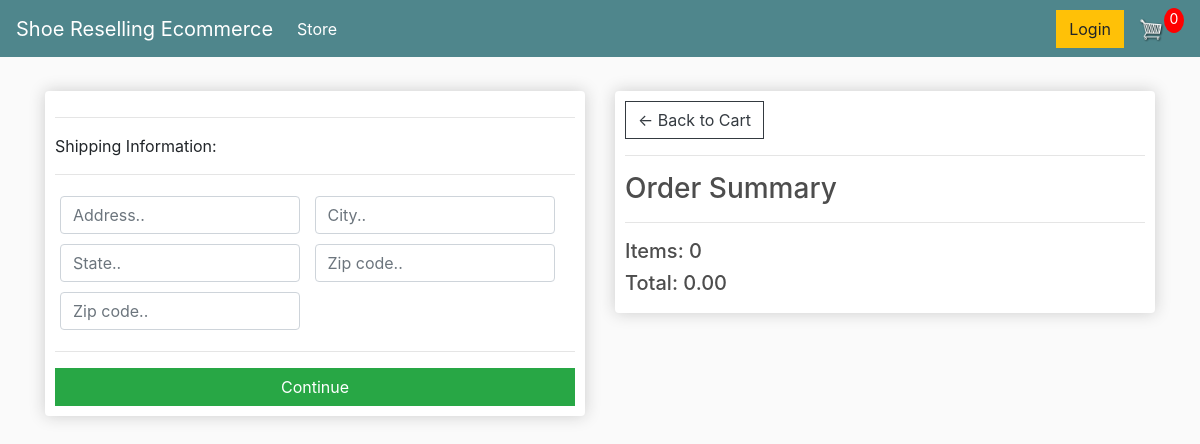
/checkout/ (signed in), run on an earlier commit of the app's database.
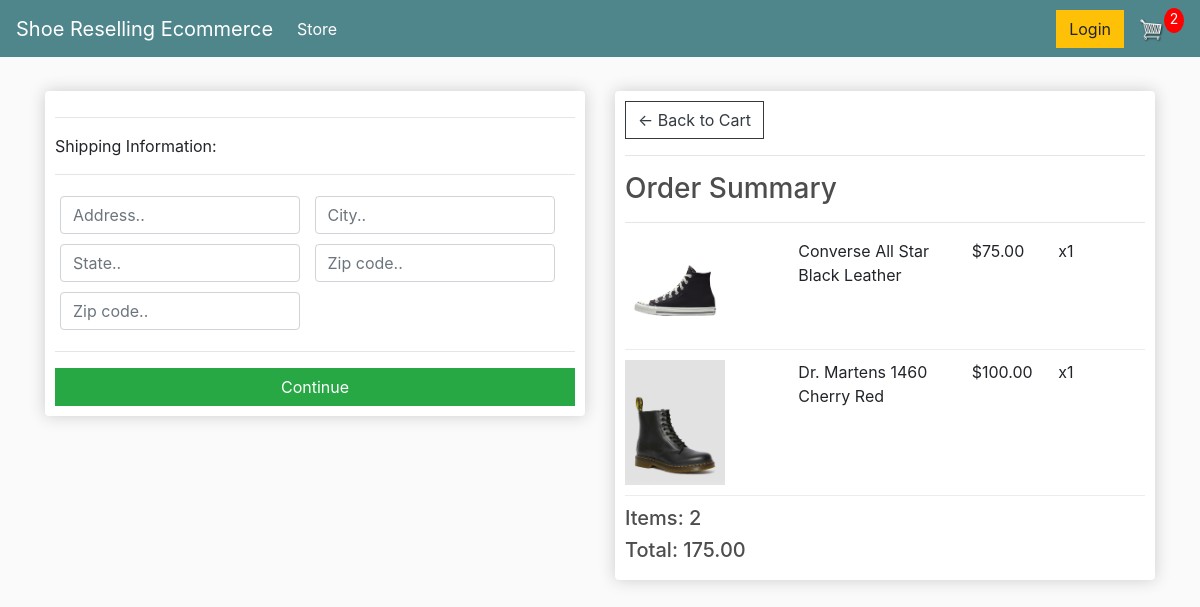
And on a later commit of the database.
### store/models.py (models this page shows, shortened)
class Order(models.Model):
    customer = models.ForeignKey(Customer, null=True, blank=True, on_delete=models.SET_NULL)
    date_ordered = models.DateTimeField(auto_now_add=True)
    complete = models.BooleanField(default=False)
    transaction_id = models.CharField(max_length=200, null=True)
    @property
    def get_cart_total(self):
        orderitems = self.orderitem_set.all()
        total = sum([item.get_total for item in orderitems])
        return total
    @property
    def get_cart_items(self):
        orderitems = self.orderitem_set.all()
        total = sum([item.quantity  for item in orderitems])
        return total

class OrderItem(models.Model):
    product = models.ForeignKey(Product, on_delete=models.SET_NULL, null=True)
    order = models.ForeignKey(Order, on_delete=models.SET_NULL, null=True)
    quantity = models.IntegerField(default=0, null=True, blank=True)
    date_added = models.DateTimeField(auto_now_add=True)
    @property
    def get_total(self):
        total = self.product.price * self.quantity
        return total

class Product(models.Model):
    name = models.CharField(max_length=200)
    price = models.DecimalField(max_digits=7, decimal_places=2)
    brand = models.CharField(max_length=200, default=False)
    shoe_category = models.CharField(max_length=200)
    size = models.IntegerField(default=0, null=True, blank=True)
    image = models.ImageField(null=True,blank=True)
    @property
    def imageURL(self):
        try:
            url = self.image.url
        except:
            url = ''
        return url

### store/views.py (the view)
# urls.py: path('checkout/', views.checkout, name="checkout"),
@csrf_exempt
def checkout(request):
	data = cartData(request)
	cartItems = data['cartItems']
	order = data['order']
	items = data['items']
	context = {'items': items, 'order': order, 'cartItems': cartItems}
	return render(request, 'store/checkout.html', context)

### store/utils.py (called while the page is built)
def cartData(request):
    if request.user.is_authenticated:
    	customer = request.user.customer
    	order, created = Order.objects.get_or_create(customer=customer, complete=False)
    	items  = order.orderitem_set.all()
    	cartItems = order.get_cart_items
    else:
    	cookieData = cookieCart(request)
    	cartItems = cookieData['cartItems']
    	order = cookieData['order']
    	items = cookieData['items']
    return {'items': items, 'order': order, 'cartItems': cartItems}

### store/templates/store/checkout.html (shortened to what this page needs)
{% extends 'store/main.html' %}
{% load static %}
{% block content %}
     <div class="row">
		<div class="col-lg-6">
			<div class="box-element" id="form-wrapper">
				<form id="form">
					<div id="shipping-info">
						<hr>
						<p>Shipping Information:</p>
						<hr>
						<div class="form-field">
							<input class="form-control" type="text" name="address" placeholder="Address..">
						</div>
						<div class="form-field">
							<input class="form-control" type="text" name="city" placeholder="City..">
						</div>
						<div class="form-field">
							<input class="form-control" type="text" name="state" placeholder="State..">
						</div>
						<div class="form-field">
							<input class="form-control" type="text" name="zipcode" placeholder="Zip code..">
						</div>
						<div class="form-field">
							<input class="form-control" type="text" name="country" placeholder="Zip code..">
						</div>
					</div>
					<hr>
					<input id="form-button" class="btn btn-success btn-block" type="submit" value="Continue">
				</form>
			</div>
			<br>
		</div>
		<div class="col-lg-6">
			<div class="box-element">
				<a  class="btn btn-outline-dark" href="{% url 'cart' %}">&#x2190; Back to Cart</a>
				<hr>
				<h3>Order Summary</h3>
				<hr>
                {% for item in items %}
				<div class="cart-row">
					<div style="flex:2"><img class="row-image" src="{{item.product.imageURL}}"></div>
					<div style="flex:2"><p>{{item.product.name}}</p></div>
					<div style="flex:1"><p>${{item.product.price}}</p></div>
					<div style="flex:1"><p>x{{item.quantity}}</p></div>
				</div>
                {% endfor %}
				<h5>Items:   {{order.get_cart_items}}</h5>
				<h5>Total:  {{order.get_cart_total|floatformat:2}}</h5>
			</div>
		</div>
	</div>
{% endblock content %}

What changed in the data, as far as the page shows it:
no longer on this page (row edited): Order: get_cart_items "0", get_cart_total "0.00"
added OrderItem: product.imageURL (picture), product.name "Converse All Star Black Leather", product.price "75.00", quantity "1"
added OrderItem: product.imageURL (picture), product.name "Dr. Martens 1460 Cherry Red", product.price "100.00", quantity "1"
added Order: get_cart_items "2", get_cart_total "175.00"
Also different on the page:
{{ cartItems }}: "0" → "2"
